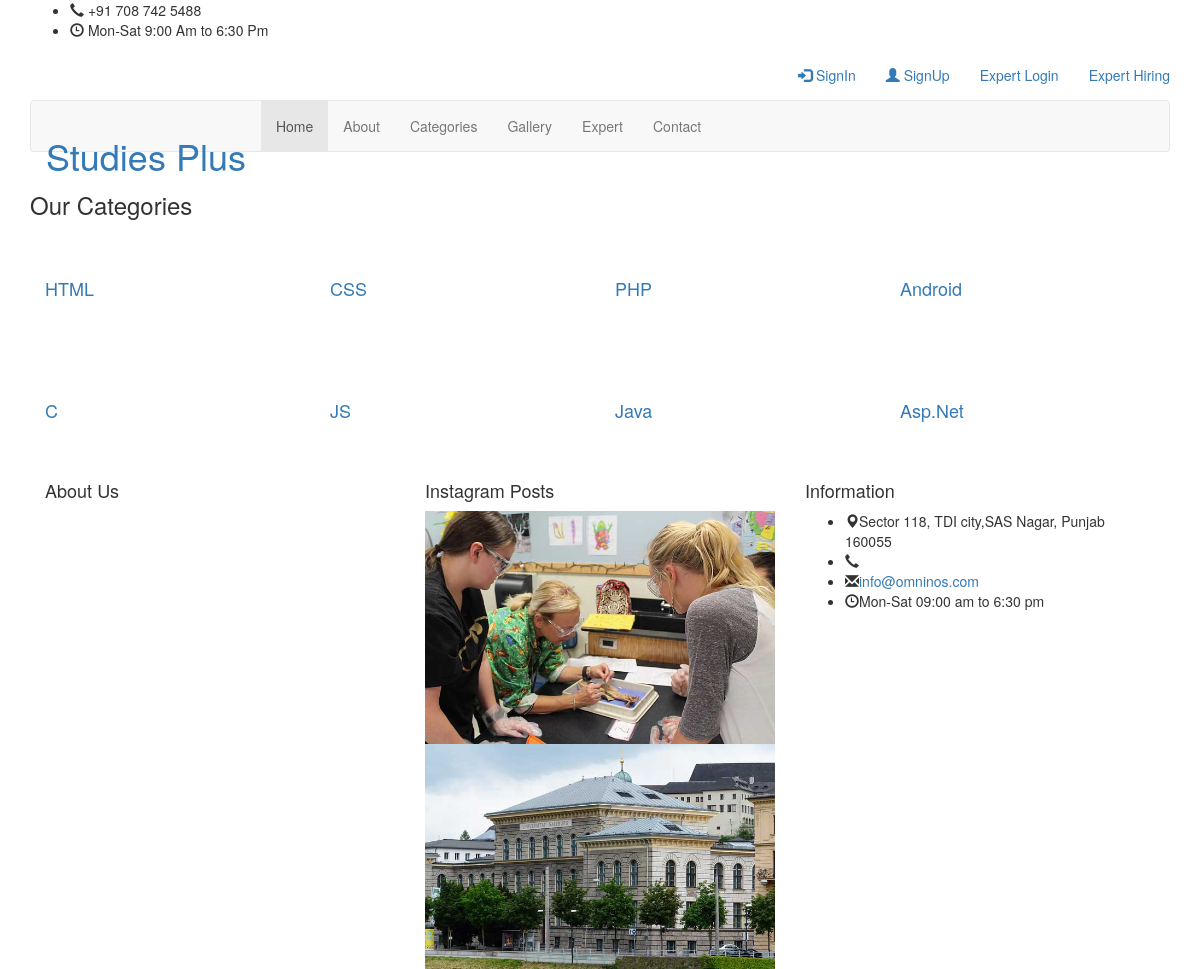
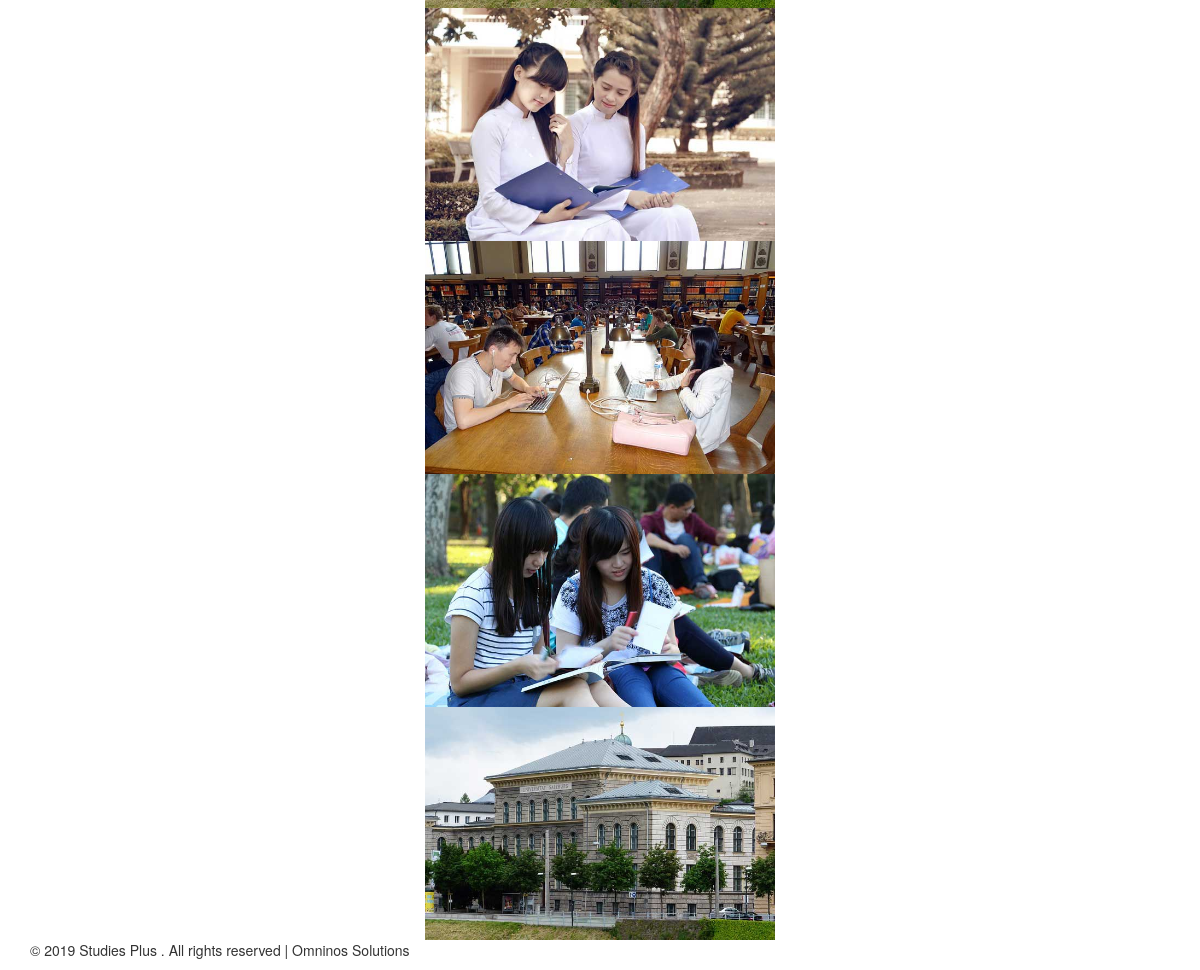
Page /cat.php on the committed database (2 pictures, top to bottom).
### tables this page shows
CREATE TABLE `category` (
  `category_id` int(100) NOT NULL,
  `category_name` varchar(20) NOT NULL,
  `time` timestamp NOT NULL DEFAULT CURRENT_TIMESTAMP ON UPDATE CURRENT_TIMESTAMP
);

### cat.php (the view, shortened to what this page needs)
<?php require "header_files.php"; ?>
		<?php require "header_files.php";
?>
		<?php include "header_files.php";
?>
<body>
		<div class="header">
			<div class="header-top">
				<div class="container">
					<div class="detail">
						<ul>
							<li><i class="glyphicon glyphicon-earphone" aria-hidden="true"></i> +91 708 742 5488</li>
							<li><i class="glyphicon glyphicon-time" aria-hidden="true"></i> Mon-Sat 9:00 Am to 6:30 Pm </li>
						</ul>
					</div>
					<div class="indicate">
						<ul class="nav navbar-nav navbar-right">
						<li><a href="#" onclick="f1()"><span class="glyphicon glyphicon-log-in"></span> SignIn</a></li>
						<li><a href="#" onclick="f2()"><span class="glyphicon glyphicon-user"></span> SignUp</a></li>
						<li><a href="expert/index.php">Expert Login</a></li>
						<li><a href="#" onclick="f3()">Expert Hiring</a></li>
						</ul>
					</div>
					<div class="clearfix"></div>
				</div>
			</div>
			<div class="container">
				<nav class="navbar navbar-default">
					<div class="container-fluid">
						<div class="navbar-header">
							<div class="navbar-brand">
								<h1><a href="index.php">Studies <span>Plus</span></a></h1>
							</div>
						</div>
						<div class="collapse navbar-collapse" id="bs-example-navbar-collapse-1">
							<nav class="link-effect-2" id="link-effect-2">
								<ul class="nav navbar-nav">
									<li class="active"><a href="index.php"><span data-hover="Home">Home</span></a></li>
									<li><a href="about.php"><span data-hover="About">About</span></a></li>
									<li><a href="cat.php"><span data-hover="Categories">Categories</span></a></li>
									<li><a href="projects.php"><span data-hover="Gallery">Gallery</span></a></li>
									<li><a href="expert_bl.php"><span data-hover="Expert">Expert</span></a></li>
									<li><a href="contact.php"><span data-hover="Contact">Contact</span></a></li>
								</ul>
							</nav>
						</div>
					</div>
				</nav>
			</div>
		</div>
		<div class="content">
						<div class="statistics-w3">
							<div class="container">
								<h3 class="tittle">Our Categories</h3>
								<div class="statistics-grids">
								<?php
								$q="select * from category";
								$chk=$conn->query($q);
								while($r=$chk->fetch_assoc())
								{
								?>
							<a href="category_bl.php?cid=<?php echo $r['category_name']; ?>">
									<div class="col-md-3 statistics-grid">
										<div class="statistic">
											<h5><br><br></h5>
											<h4><?php echo $r['category_name']; ?></h4>
											<h5><br><br></h5>
										</div>
									</div>
								</a>
								<?php
								}
								?>
									<div class="clearfix"></div>
								</div>
							</div>
						</div>
		</div>
			<div class="footer-w3">
				<div class="container">
					<div class="footer-grids">
						<div class="col-md-4 footer-grid">
							<h4>About Us</h4>
						</div>
						<div class="col-md-4 footer-grid">
						<h4>Instagram Posts</h4>
							<div class="footer-grid1">
								<img src="images/w1.jpg" alt=" " class="img-responsive">
							</div>
							<div class="footer-grid1">
								<img src="images/w2.jpg" alt=" " class="img-responsive">
							</div>
							<div class="footer-grid1">
								<img src="images/w4.jpg" alt=" " class="img-responsive">
							</div>
							<div class="footer-grid1">
								<img src="images/w5.jpg" alt=" " class="img-responsive">
							</div>
							<div class="footer-grid1">
								<img src="images/w6.jpg" alt=" " class="img-responsive">
							</div>
							<div class="footer-grid1">
								<img src="images/w2.jpg" alt=" " class="img-responsive">
							</div>
						</div>
						<div class="col-md-4 footer-grid">
						<h4>Information</h4>
							<ul>
								<li><i class="glyphicon glyphicon-map-marker" aria-hidden="true"></i>Sector 118, TDI city,SAS Nagar, Punjab 160055 </li>
								<li><i class="glyphicon glyphicon-earphone" aria-hidden="true"></i></li>
								<li><i class="glyphicon glyphicon-envelope" aria-hidden="true"></i><a href="">info@omninos.com
</a></li>
								<li><i class="glyphicon glyphicon-time" aria-hidden="true"></i>Mon-Sat 09:00 am to 6:30 pm</li>
							</ul>
						</div>
					</div>
				</div>
			</div>
			<?php require "footer.php"; ?>
</body>
</html>

### rows in the picture
category: category_name "HTML"
category: category_name "CSS"
category: category_name "PHP"
category: category_name "Android"
category: category_name "C"
category: category_name "JS"
category: category_name "Java"
category: category_name "Asp.Net"
